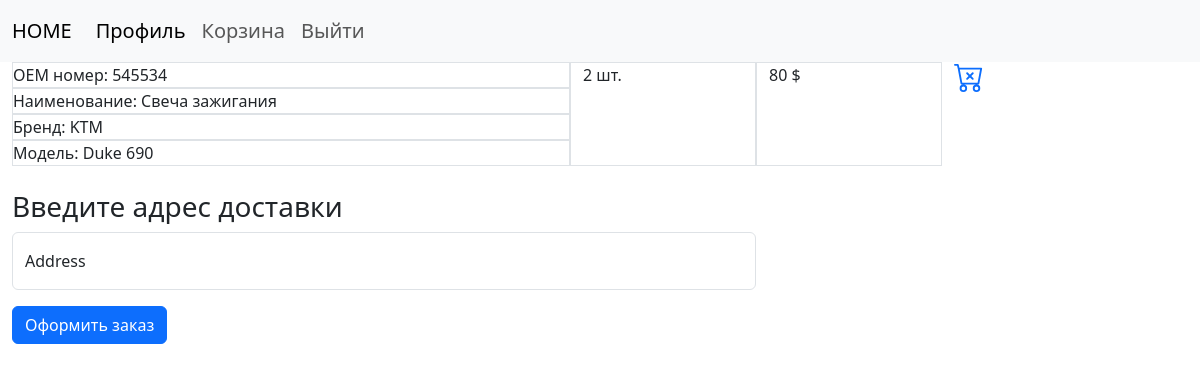
Before: /basket (signed in) with the older database file.
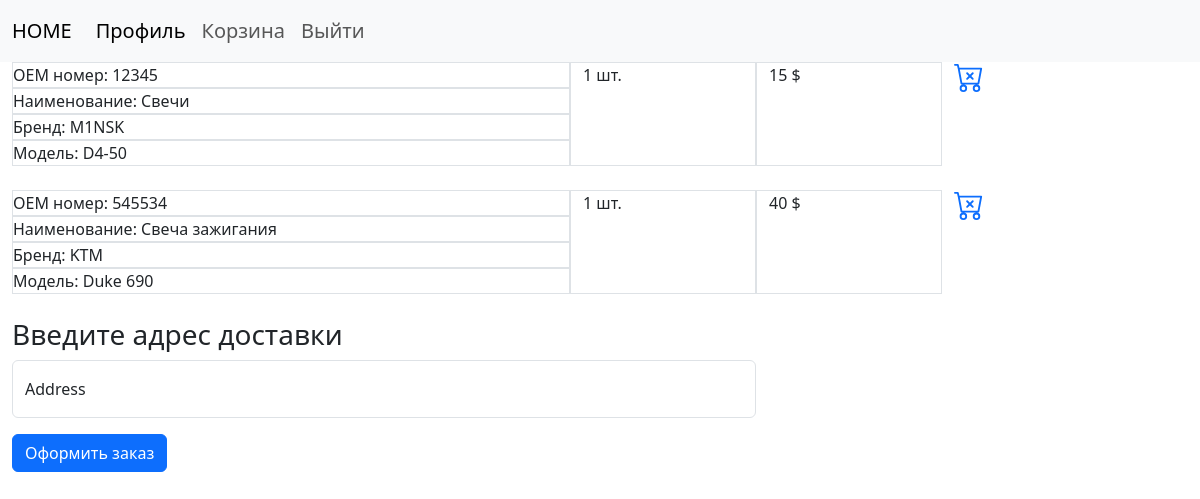
After: the same page with the newer database file.
### app/models.py (models this page shows, shortened)
class Basket(Base):
    __tablename__ = 'basket'
    id = Column(Integer, primary_key=True)
    amount = Column(Integer)
    part_id = Column(Integer, ForeignKey('part.id'))
    part = relationship('Part', back_populates='parent')
    order_id = Column(Integer, ForeignKey('order.id'))
    order = relationship('Order', back_populates='parent')

class Part(Base):
    __tablename__ = 'part'
    id = Column(Integer, primary_key=True)
    part_number = Column(String)
    description = Column(String)  # полное название детали
    price = Column(Integer)
    amount = Column(Integer)
    model_id = Column(Integer, ForeignKey('model.id'),  nullable=False)
    model = relationship('Model', back_populates="parent")
    element_id = Column(Integer, ForeignKey('element.id'), nullable=False)
    element = relationship('Element', back_populates="parent")
    parent = relationship('Basket', back_populates='part')   # переделать

class Brand(Base):
    __tablename__ = 'brand'
    id = Column(Integer, primary_key=True)
    brand_name = Column(String(30))
    parent = relationship('Model', back_populates='brand')

class Model(Base):
    __tablename__ = 'model'
    id = Column(Integer, primary_key=True)
    model_name = Column(String)
    brand_id = Column(Integer, ForeignKey('brand.id'), nullable=False)
    brand = relationship('Brand', back_populates="parent")
    type_id = Column(Integer, ForeignKey('type.id'), nullable=False)
    type = relationship('Type', back_populates="parent")
    parent = relationship('Part', back_populates='model')
    image_id = Column(Integer, ForeignKey('element_image.id'))

### app/main/routes.py (the view, shortened to what this page needs)
@bp.route('/basket', methods=['GET', 'POST'])
def basket():
    form = RegistrationOrder(request.form)
    order = session.query(Order).filter(Order.user_id == current_user.id).filter(Order.status == None).first()
    if order == None:
        basket = 'Корзина пуста!'
    else:
        basket = session.query(Basket).filter(Basket.order_id == order.id).group_by(Basket.part_id).all()
        if basket == []:
            basket = 'Корзина пуста!'
    return render_template('main/basket.html', basket=basket, form=form)

### app/main/forms.py
class RegistrationOrder(Form):
    address = StringField("Address", [DataRequired(message='Введите адрес доставки!')])
    submit = SubmitField('Заказать!')

### app/models.py (called while the page is built)
@login.user_loader
def load_user(id):
    user = session.query(User).get(int(id))
    return user

### app/templates/main/basket.html (shortened to what this page needs)
{% extends "base.html" %}
{% block content %}
{% if basket == 'Корзина пуста!' %}
    <h3>{{ basket }}</h3>
{% else %}
    <div class="container  float-start fs-6">
        {% for b in basket %}
        <div class="container">
            <div class="row">
                <div class="col-6">
                    <div class="row">
                        <div class="col">
                            <div class="row border">
                                OEM номер: {{ b.part.part_number }}
                            </div>
                            <div class="row border">
                                Наименование: {{ b.part.description }}
                            </div>
                            <div class="row border">
                                Бренд: {{ b.part.model.brand.brand_name }}
                            </div>
                            <div class="row border">
                                Модель: {{ b.part.model.model_name }}
                            </div>
                        </div>
                    </div>
                </div>
                <div class="col-2 border">
                    {{ b.amount }} шт.
                </div>
                <div class="col-2 border">
                    {{ b.part.price * b.amount }} $
                </div>
                <div class="col-2">
                    <a href="{{ url_for('main.deleteFromBasket', order_id=b.order_id, part_id=b.part_id) }}">
                    </a>
                </div>
            </div>
        </div>
        <br>
        {% endfor %}
        <h3>Введите адрес доставки</h3>
        <form action="" method="POST" novalidate>
            <div class="form-floating mb-3">
                {% if form.address.errors %}
                {% for error in form.address.errors %}
                <div class="form-floating col-sm-8">
                    {{ form.address(class="form-control is-invalid", id="floatingInputInvalid", placeholder="Адрес") }}
                    <label for="floatingInputInvalid">{{ error }}</label>
                </div>
                {% endfor %}
                {% else %}
                <div class="form-floating col-sm-8">
                    {{ form.address(class="form-control", id="floatingInput", placeholder="Адрес") }}
                    {{ form.address.label(for="floatingInput") }}
                </div>
                {% endif %}
            </div>
            <button type="submit" class="btn btn-primary">Оформить заказ</button>
        </form>
        {% endif %}
    </div>
    {% endblock%}

Changed rows visible on the page:
added Basket: part.part_number "12345", part.description "Свечи", part.model.brand.brand_name "M1NSK", part.model.model_name "D4-50", amount "1", b.part.price*b.amount "15"
changed Basket "Свеча зажигания": amount "2" → "1"; b.part.price*b.amount "80" → "40"
